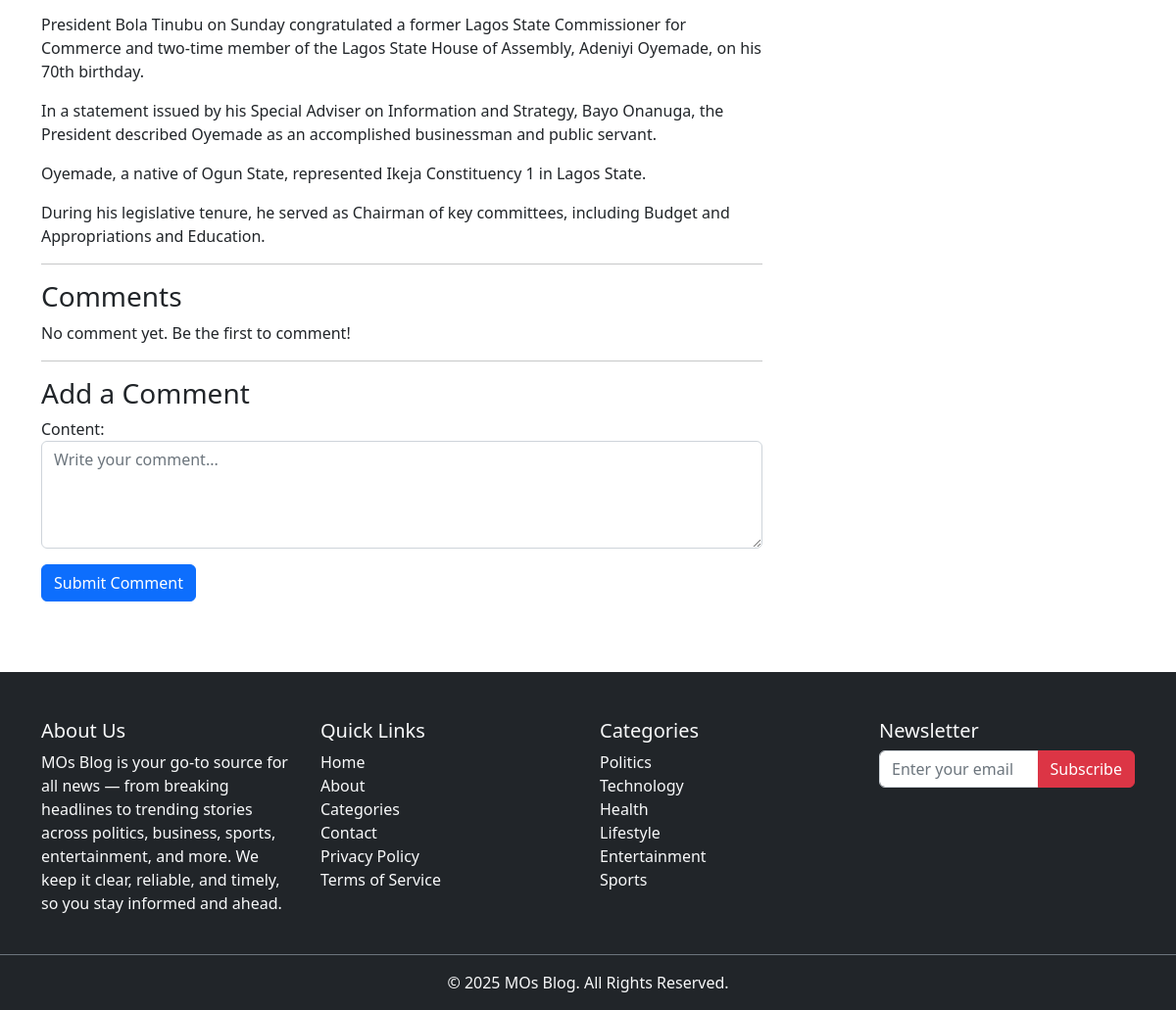
The app's page /article/tinubu-hails-ex-lagos-commissioner-oyemade-on-70th-birthday/ (lower part), older data.
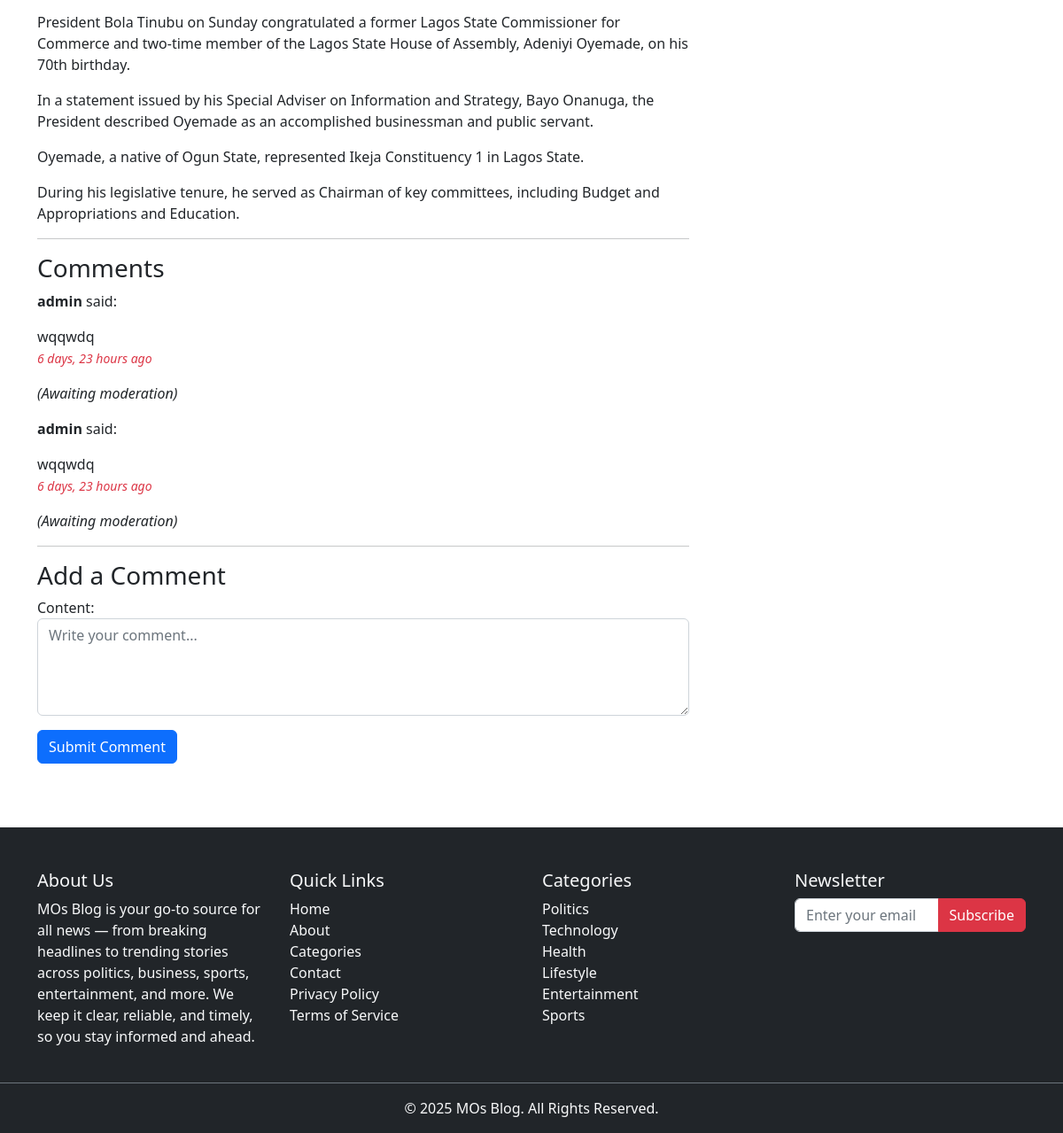
The same page, newer data.
### MOsblog/models.py (models this page shows, shortened)
class Comment(models.Model):
    article = models.ForeignKey(Article, on_delete=models.CASCADE, related_name='comments')
    author = models.ForeignKey(User, on_delete=models.SET_NULL, null=True, blank=True)
    content = models.TextField()
    pub_date = models.DateTimeField(auto_now_add=True)

### MOsblog/views.py (the view)
# urls.py: path('article/<slug:slug>/', views.article_details, name="article"),
def article_details(request, slug):
    article = get_object_or_404(Article, slug=slug, is_published=True)
    related_stories = (
        Article.objects.filter(category=article.category)
        .exclude(slug=slug)
        .order_by('-pub_date')[:5]
    )
    categories = Category.objects.all()
    comments = article.comments.order_by('-pub_date')
    comment_form = CommentForm()
    return render(request, 'article_details.html', {
        'article': article,
        'categories': categories,
        'comments': comments,
        'comment_form': comment_form,
        'related_stories': related_stories
    })

### MOsblog/forms.py
class CommentForm(forms.ModelForm):
    class Meta:
        model = Comment
        fields = ['content']
        widgets = {
            'content': forms.Textarea(attrs={'rows': 4, 'class': 'form-control', 'placeholder': 'Write your comment...'})
        }

### templates/article_details.html (shortened to what this page needs)
{% extends "base.html" %}
{% load static %}
{%  block content  %}
<div class="container">
    <div class="row">
        <div class="col-8">
<p>{{ article.content|linebreaks }}</p>
<hr>
<h3>Comments</h3>
<div>
    {% if comments %}
    {% for comment in comments %}
    <section>
        <p><strong>{{ comment.author.username|default:"Guest" }}</strong> said:<br>
        <p>{{ comment.content }}<br>
        <small class="text-danger"><em>{{ comment.pub_date|timesince }} ago</em></small>
        {% if not comment.is_approved %}
        <p><em>(Awaiting moderation)</em></p>
        {% endif %}
    </section>
    {% endfor %}
    {% else %}
    <p>No comment yet. Be the first to comment!
    {% endif %}
</div>
<hr>
<h3>Add a Comment</h3>
<form method="post" action="{% url 'post_comment' article.slug %}" class="mb-4">
    {{ comment_form.as_p }}
    <button type="submit" class="btn btn-primary">Submit Comment</button>
</form>
</div>
<div class="col-4" >
</div>
</div>
</div>
{% endblock %}

Row changes from the older to the newer data that the page shows:
added Comment: author.username "admin", content "wqqwdq", pub_date "6 days, 23 hours"
added Comment: author.username "admin", content "wqqwdq", pub_date "6 days, 23 hours"
Text that changed along with them:
text no longer shown: "No comment yet. Be the first to comment!"
